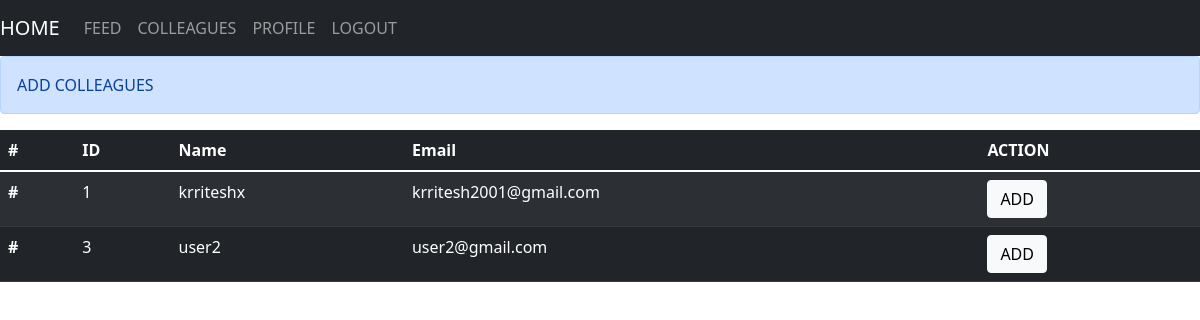
The app's page /colleague (signed in), older data.
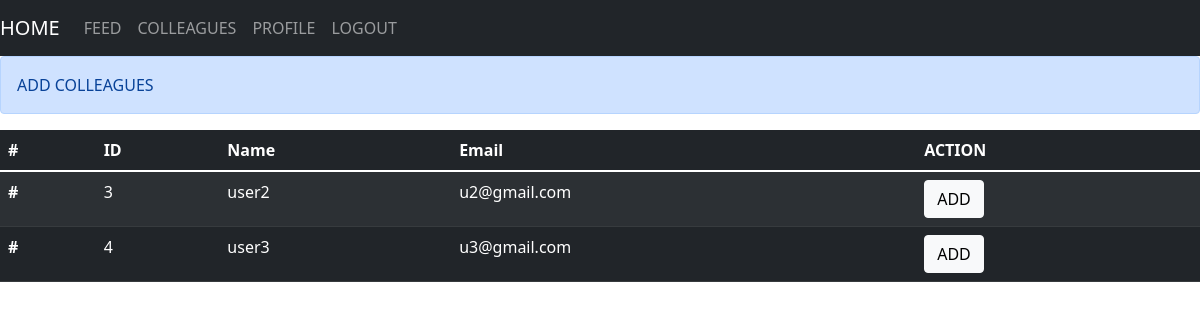
The same page, newer data.
### app.py (models this page shows, shortened)
class User(db.Model,UserMixin):
    id=db.Column(db.Integer,primary_key=True)
    username=db.Column(db.String(20),nullable=False,unique=True)
    email=db.Column(db.String(120),nullable=False)
    password=db.Column(db.String(60),nullable=False)
    colleague=db.Column(db.String(500),default=",")

### routes.py (the view)
@app.route('/colleague')
@login_required
def colleague():
    P=User.query.all()
    dict1={}
    for i in P:
        if(i.id!=current_user.id):
            a=current_user.colleague
            l=a.split(',')
            print(l)
            if(str(i.id) not in l):
                ar=[]
                ar.append(i.username)
                ar.append(i.email)
                dict1[i.id]=ar
    return render_template('colleague.html',d=dict1)

### app.py (called while the page is built)
@login_manager.user_loader
def load_user(user_id):
    return User.query.get(int(user_id))

### templates/colleague.html
{% extends 'base.html' %}
{% block content %}
<div class="alert alert-primary" role="alert">
    ADD COLLEAGUES
  </div>
<table class="table table-striped table-dark">
    <thead>
      <tr>
        <th scope="col">#</th>
        <th scope="col">ID</th>
        <th scope="col">Name</th>
        <th scope="col">Email</th>
        <th scope="col">ACTION</th>
      </tr>
    </thead>
    <tbody>
        {% for id,arr in d.items() %}
        <tr>
            <th scope="row">#</th>
            <td>{{id}}</td>
            <td>{{arr[0]}}</td>
            <td>{{arr[1]}}</td>
            <td>
                <form action="{{url_for('addcol',identity=id)}}",method='post'>
                    <input type="submit" name="submit" value="ADD" class="btn btn-light">
                </form>
            </td>
          </tr>
        {% endfor %}
    </tbody>
</table>
{% endblock %}

### templates/base.html (shortened to what this page needs)
<!DOCTYPE html>
<html lang="en">
<head>
    <link href="https://cdn.jsdelivr.net/npm/bootstrap@5.1.3/dist/css/bootstrap.min.css" rel="stylesheet">
</head>
<body>
    <nav class="navbar navbar-expand-lg navbar-dark bg-dark">
        <a class="navbar-brand" href="{{url_for('login')}}">HOME</a>
        <div class="collapse navbar-collapse" id="navbarNav">
          <ul class="navbar-nav">
            <li class="nav-item">
              <a class="nav-link" href="{{url_for('feed')}}">FEED</a>
            </li>
            <li class="nav-item">
              <a class="nav-link" href="{{url_for('colleague')}}">COLLEAGUES</a>
            </li>
            <li class="nav-item">
              <a class="nav-link" href="#">PROFILE</a>
            </li>
            <li class="nav-item">
              <a class="nav-link" href="{{url_for('logout')}}">LOGOUT</a>
            </li>
          </ul>
        </div>
      </nav>
      {% block content %}
      {% endblock %}
</body>
</html>

Row changes from the older to the newer data that the page shows:
no longer on this page (row edited): User: username "krriteshx", email "krritesh2001@gmail.com"
added User: username "user3", email "u3@gmail.com"
Text that changed along with them:
new list line: "# 3 ADD"
new list line: "user2 u2@gmail.com"
new list line: "# 4 ADD"
list line gone: "# 1 ADD"
list line gone: "# 3 ADD"
list line gone: "user2 user2@gmail.com"
